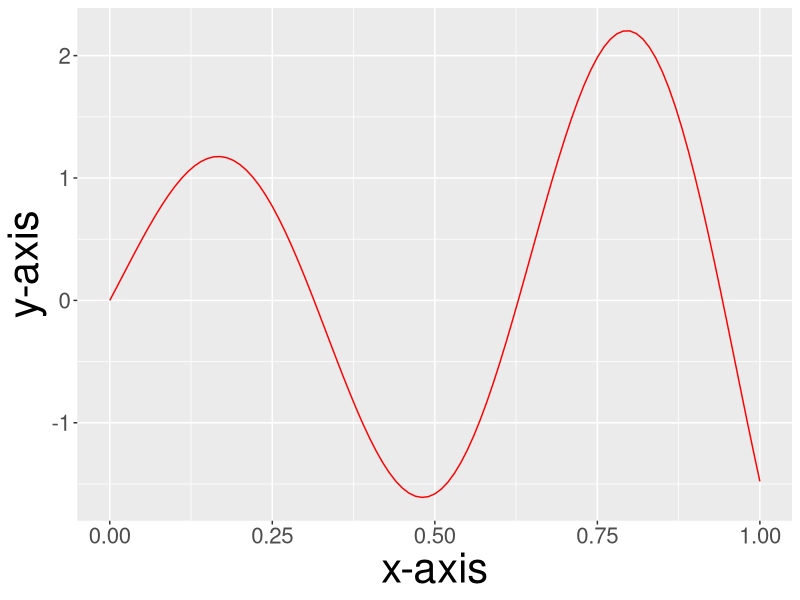
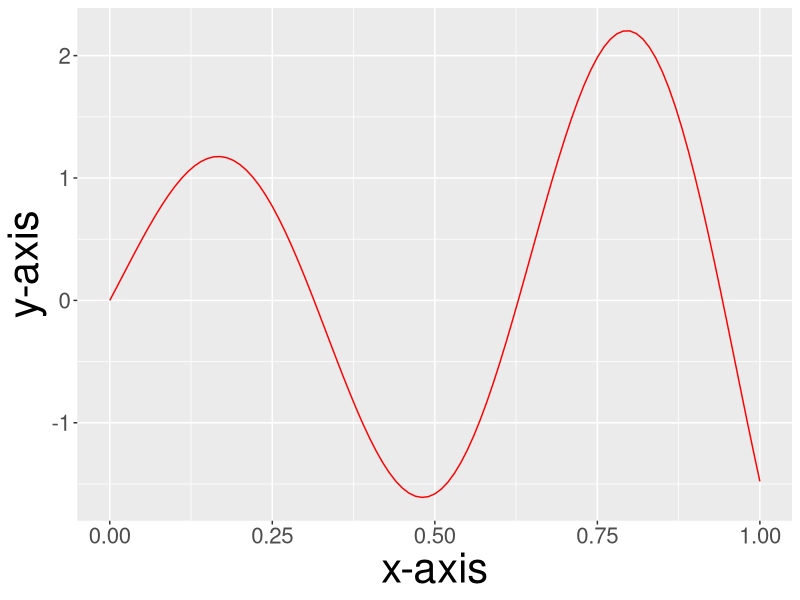

These charts were generated, in order, by the following R code:
library(ggplot2)

x = seq(0,1,0.01)
y = sin(10*x)*exp(x)

p = ggplot() +
  geom_line(aes(x=x,y=y), col = 'red') +
  xlab('x-axis') + ylab('y-axis') +
  theme(text = element_text(size=20),
        axis.title = element_text(size = 30))

print(p)  
ggsave(filename = 'fig/test_plot.png', plot = p, width = round(400/72), height = round(300/72))
